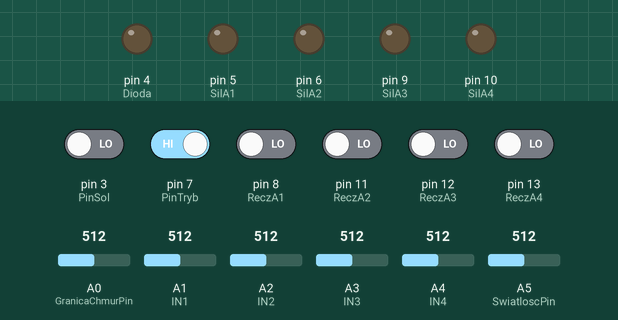
This sketch was run on a simulated Arduino Uno, built with avr-gcc and run on an emulated ATmega328P. On the bench: output pins drawn as LEDs (lit = HIGH). Dashed ring = blinking. The test bench sets the inputs (shaded band); at power-on: pin 7 (PinTryb) HIGH, pin 3 (PinSol), pin 8 (ReczA1), pin 11 (ReczA2), pin 12 (ReczA3), pin 13 (ReczA4) LOW, A5 (SwiatloscPin) = 512, A1 (IN1) = 512, A2 (IN2) = 512, A3 (IN3) = 512, A0 (GranicaChmurPin) = 512, A4 (IN4) = 512.

Above: at 1.2 s.
1.3 s: pin 7 (PinTryb) driven LOW
At 1.4 s:
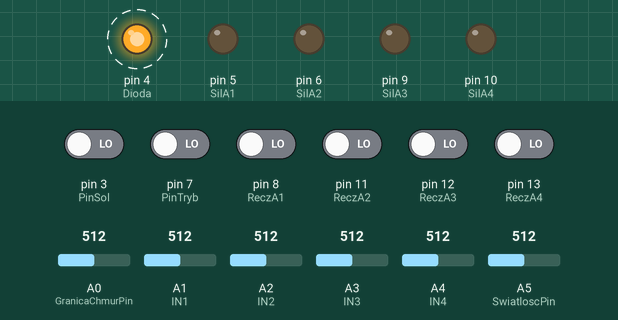
3.4 s: A5 (SwiatloscPin) set to 525
At 6.2 s:
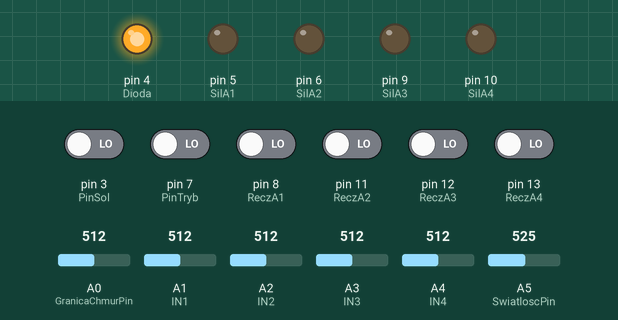
6.4 s: A1 (IN1) set to 523
At 8.2 s:
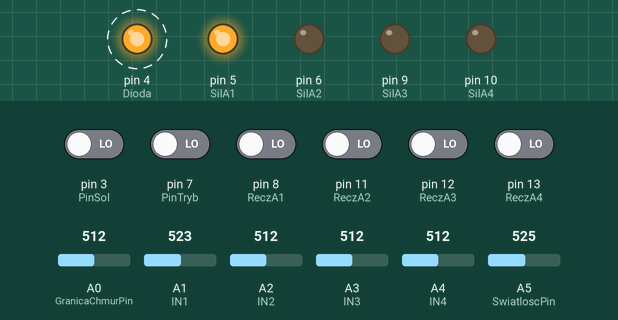
9.4 s: A2 (IN2) set to 521
At 11.8 s:
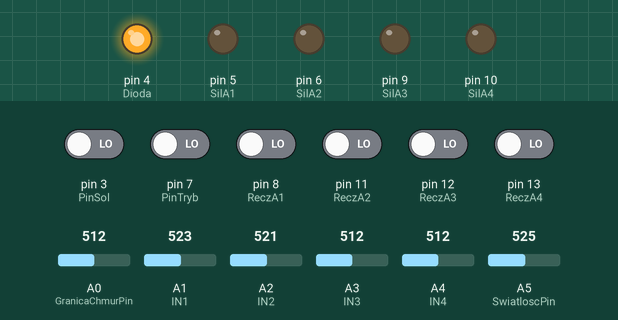
12.0 s: A3 (IN3) set to 716
At 13.6 s:
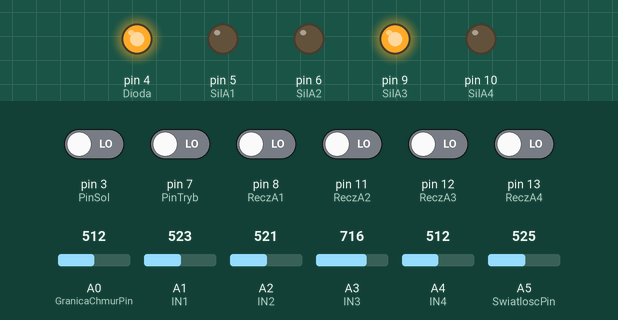
15.0 s: A0 (GranicaChmurPin) set to 716
Timing chart, 0 to 18.0 s (numbered marks = the images above; inputs shaded):
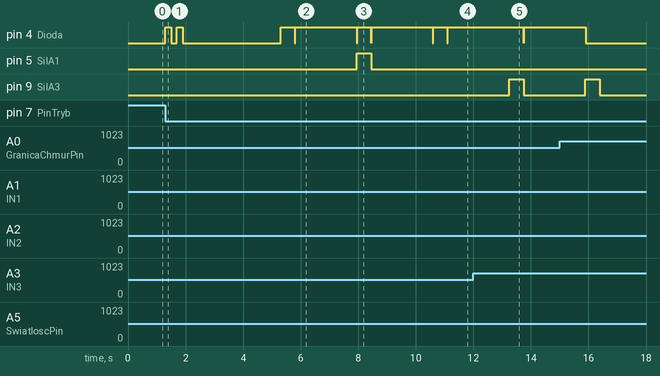

Measured:
- the behaviour switches between 512 and 513 on A5 (SwiatloscPin) (found by bisection; images 1 and 2)
- the behaviour switches between 514 and 515 on A1 (IN1) (found by bisection; images 2 and 3)
- the behaviour switches between 520 and 521 on A2 (IN2) (found by bisection; images 3 and 4)
- after the input at 1.3 s, pin 4 (Dioda): alternates HIGH for 0.20 s and LOW for 0.20 s, 4 changes in all, then stays LOW, starting at once
- after the input at 3.4 s, pin 4 (Dioda): LOW → HIGH after 1.9 s, → LOW 0.49 s later, → HIGH 0.01 s later
- after the input at 6.4 s, pin 5 (SilA1): LOW → HIGH after 1.5 s, → LOW 0.50 s later
- after the input at 9.4 s, pin 5 (SilA1): stays LOW (without the input it goes to HIGH after 1.2 s)
- after the input at 12.0 s, pin 9 (SilA3): LOW → HIGH after 1.2 s, → LOW 0.50 s later

The sketch:

solar.ino
```cpp
//Dwa ukosniki oznaczaja komentarz.
//to jest komentarz


uint32_t Swiatlosc1;   //deklaracja zmiennych- odczytow z 4 diod-czujnikow. uint32_t oznacza ze sa to liczby 32bitowe dodatnie(u oznacze ze liczba nie ma znaku minus)
uint32_t Swiatlosc2;
uint32_t Swiatlosc3;
uint32_t Swiatlosc4;

uint16_t liczba_probek=100; //liczba probek z pomiaru swiata po ktorych wartosc bedzie usredniona . libcza 16 bitowa dodatnia


byte GranicaChmurPin=A0;    //Zmienna odczytu progu zadziałania z potencjometru(wartoś porównywana z fototranzystorem tj. SwiatloAPin). byte czyli liczba osmiobitowa ze znakiem
byte IN1=A1;                 //definicja numerow wejsc analogowych, w ktorych umieszczone sa czujniki
byte IN2=A2;
byte IN3=A3;
byte IN4=A4;
byte SwiatloscPin=A5;

byte Dioda=4;               //numer wyjscia cyfrowego diody pomocniczej." Dodamy tez druga diode pomocnicza ktora bedzie wskazywac to co w zapytaniu nr 2     "

byte SilA1=5;               //numery wyjsc cyfrowych na silniki
byte SilA2=6;
byte SilA3=9;
byte SilA4=10;

byte ReczA1=8;				//przyciski do obslugi recznej
byte ReczA2=11;
byte ReczA3=12;
byte ReczA4=13;

byte PinTryb=7;             //numer wejscia cyfrowego(przycisk Tryb)) okreslajacego przejscie w tryb reczny/automatyczny
byte PinSol=3;               //numer wejscia cyfrowego na ktore podaje napięcie z panelu ograniczone dzielnikiem i zabezpieczone dioda zenera 4,7V "szukanie slonca"

float ulamekMroku=0.03; //mnoznik wartosciGranicaChmur powodujaca załączenie silnika A3 w przypadku ciemnosci- powrot do poranka.przy 0.05 troche za wczesnie sie przestawia
uint16_t Odczyt;
uint16_t Tol;
uint16_t SwiatloscOdczyt;		  //do tej zmiennej zostanie przypisana wartosc swiatlosci z fotoogniwa/fototranzystora
uint16_t GranicaChmur=500; //definicja poczatkowej minimalnej swiatlosci do dzialania

byte PWM=255;               //definicja PWMow z jaka maja dzialac silniki - 255 to max

const uint32_t TOLERANCJA = 2;

boolean wiekszeNiz(uint32_t x, uint32_t y) {
  return x > y + TOLERANCJA;
}

void setup() {				//void setup to funkcja w ktorej deklaruje sie w jaki sposob maja pracowac wejscia/wyjscia. Blok void setup wykonuje sie tylko raz po zalaczeniu kontrolera
           pinMode(IN1,INPUT);
           pinMode(IN2,INPUT);
           pinMode(IN3,INPUT);
           pinMode(IN4,INPUT);
           pinMode(Dioda,OUTPUT);	//np. pin o numerze Dioda(zdefiniowanej wczesniej) ma pracowac jako OUTPUT czyli wyjscie

           pinMode(PinTryb,INPUT);	//tutaj INPUT czyli cos bedzie odczytywane. W przypadku pinow cyfrowych bedzie to 0 lub 1
           pinMode(PinSol,INPUT);
           pinMode(SilA1,OUTPUT);
           pinMode(SilA2,OUTPUT);
           pinMode(SilA3,OUTPUT);
           pinMode(SilA4,OUTPUT);
           pinMode(ReczA1,INPUT);
           pinMode(ReczA2,INPUT);
           pinMode(ReczA3,INPUT);
           pinMode(ReczA4,INPUT);

}


void loop() {					//blok void loop wykonuje sie w nieskonczonosc
          Swiatlosc1=0;			//przypisanie do zmiennych Swiatlosc(czyli odczyty z diod) wartosci 0
          Swiatlosc2=0;
          Swiatlosc3=0;
          Swiatlosc4=0;

          SwiatloscOdczyt=analogRead(SwiatloscPin); 			//odczyt napiecia z fototranzystora, (read=odczytaj)
          GranicaChmur=analogRead(GranicaChmurPin);             //odczyt granicy do dzialania z potencjometru

          for (int i=1;i<liczba_probek;i++){				//petla ktora wykona sie liczba_probek razy w ktorej odczytywane beda napiecia z diod-czujnikow
               Swiatlosc1=Swiatlosc1+analogRead(IN1);
               Swiatlosc2=Swiatlosc2+analogRead(IN2);
               Swiatlosc3=Swiatlosc3+analogRead(IN3);
               Swiatlosc4=Swiatlosc4+analogRead(IN4);
               delay(10);									//delay=czekaj, 10 to 10 milisekund
          };

          Swiatlosc1=float(Swiatlosc1)/float(liczba_probek); //usrednienie sumy z odczytanych wartosci po liczbie probek. float oznacza zamiane reprezentacji liczb na zmiennoprzecinkowa
          Swiatlosc2=float(Swiatlosc2)/float(liczba_probek);
          Swiatlosc3=float(Swiatlosc3)/float(liczba_probek);
          Swiatlosc4=float(Swiatlosc4)/float(liczba_probek);

          if (float(SwiatloscOdczyt)<ulamekMroku*float(GranicaChmur) && digitalRead(PinTryb) == 0){
                 digitalWrite(SilA4,LOW);
                 analogWrite(SilA3,PWM);
                 digitalWrite(Dioda,HIGH);
          }

          else if (SwiatloscOdczyt>GranicaChmur && digitalRead(PinTryb) == 0){    //jesli jest odpowiednio jasno i jestesmy w trybie auto to niech sie wykona to co ponizej

             if (wiekszeNiz(Swiatlosc1, Swiatlosc2)){
                 digitalWrite(SilA2,LOW);								//digital=cyfra write=wpisz. Wpisz na pin SilA2 stan LOW=niski
                 analogWrite(SilA1,PWM);								//wpisz na pin SilA1 wartosc pseudoanalogowa(bo sa to pwmy a nie analogowa wartosc) o wartosci PWM
                 digitalWrite(Dioda,HIGH);
             }

             else if (wiekszeNiz(Swiatlosc2, Swiatlosc1)){
                 digitalWrite(SilA1,LOW);
                 analogWrite(SilA2,PWM);
                 digitalWrite(Dioda,HIGH);

             }

             else{														//w kazdym innym przypadku naloz stany niskie
                 digitalWrite(SilA1,LOW);
                 digitalWrite(SilA2,LOW);
                 digitalWrite(Dioda,LOW);
             }

             if (wiekszeNiz(Swiatlosc3, Swiatlosc4)){		//to samo co powyzej ale dla drugiej pary silnikow/czujnikow
                 digitalWrite(SilA4,LOW);
                 analogWrite(SilA3,PWM);
                 digitalWrite(Dioda,HIGH);
            }

             else if (wiekszeNiz(Swiatlosc4, Swiatlosc3)){
                 digitalWrite(SilA3,LOW);
                 analogWrite(SilA4,PWM);
                 digitalWrite(Dioda,HIGH);
             }

             else{                             //w kazdym innym przypadku stany niskie
                 digitalWrite(SilA3,LOW);
                 digitalWrite(SilA4,LOW);
                 digitalWrite(Dioda,LOW);
             }
                // tutaj dac warunek na szukanie slonca po przerwie na chmure lub start poranny

             if(digitalRead(PinSol)==1)
            {
              czekajDioda(500,10);       //wykonuj prez 0,5 sekunde, ale co 10 milisekund sprawdzaj chmury i załączaj/wyłączaj diode? uklad
             stanNiski();               //zalacz stani niskie na silniki
             czekajDioda(30000,10);  //odczekaj 30 sekund, ale co 10 milisekund sprawdzaj chmury i załączaj/wyłączaj diode?
             }
             else
             {
              czekajDioda(500,10);       //wykonuj prez 05 sekunde, ale co 10 milisekund sprawdzaj chmury i załączaj/wyłączaj diode? uklad
             stanNiski();               //zalacz stani niskie na silniki
             czekajDioda(1000,10);  //odczekaj 1 sekund, ale co 10 milisekund sprawdzaj chmury i załączaj/wyłączaj diode?
              }
          }


        else if(digitalRead(PinTryb) == 1){			//tutaj zdefiniowane jest dzialanie przy trybie manulanym
                stanNiski();						//wywolanie funkcji stanNiski(); ktora znajduje sie na samym dole
                while(digitalRead(PinTryb)==1){     //dopoki zalaczany jest stan wysoki na PinTryb to rob to co ponizej

                      if(digitalRead(ReczA1) == 1){
                         digitalWrite(Dioda,HIGH);
                         stanNiski();
                         analogWrite(SilA1,PWM);
                         delay(100);
                         digitalWrite(Dioda,LOW);
                      }
                      else if(digitalRead(ReczA2) == 1){
                        digitalWrite(Dioda,HIGH);
                        stanNiski();
                        analogWrite(SilA2,PWM);
                        delay(100);
                        digitalWrite(Dioda,LOW);
                      }
                      else if(digitalRead(ReczA3) == 1){
                              digitalWrite(Dioda,HIGH);
                              stanNiski();
                              analogWrite(SilA3,PWM);
                              delay(100);
                              digitalWrite(Dioda,LOW);
                      }
                      else if(digitalRead(ReczA4) == 1){
                              digitalWrite(Dioda,HIGH);
                              stanNiski();
                              analogWrite(SilA4,PWM);
                              delay(100);
                              digitalWrite(Dioda,LOW);
                      }
                      else{
                           stanNiski();
                           digitalWrite(Dioda,LOW);
                      }

               }

                stanNiski();
                digitalWrite(Dioda,HIGH);		//tutaj i kilka liniej nizej zrealizowane jest mruganie diody sygnalizacyjnej
                delay(200);
                digitalWrite(Dioda,LOW);
                delay(200);
                digitalWrite(Dioda,HIGH);
                delay(200);
                digitalWrite(Dioda,LOW);
        }

        else {
            digitalWrite(SilA1,LOW);
            digitalWrite(SilA2,LOW);
            digitalWrite(SilA3,LOW);
            digitalWrite(SilA4,LOW);
        }
        delay(100);
}


void stanNiski(){
               digitalWrite(SilA1,LOW);
               digitalWrite(SilA2,LOW);
               digitalWrite(SilA3,LOW);
               digitalWrite(SilA4,LOW);
               digitalWrite(Dioda,LOW);
}


void miga(){
          digitalWrite(Dioda,LOW);
          digitalWrite(Dioda,HIGH);
          digitalWrite(Dioda,LOW);
          digitalWrite(Dioda,HIGH);
          digitalWrite(Dioda,LOW);
}


void czekajDioda(float Czas,float Czek){
                 for (int i=1;i<Czas/Czek;i++){
                      delay(Czek);
                      SwiatloscOdczyt=analogRead(SwiatloscPin);       //odczyt napiecia z fototranzystora, (read=odczytaj)
                      GranicaChmur=analogRead(GranicaChmurPin);       //odczyt granicy dodzialania z potencjometru
                      if (SwiatloscOdczyt>GranicaChmur){
                          digitalWrite(Dioda,HIGH);
                      }
                      else{
                          digitalWrite(Dioda,LOW);
                      }
                 }
}
```
